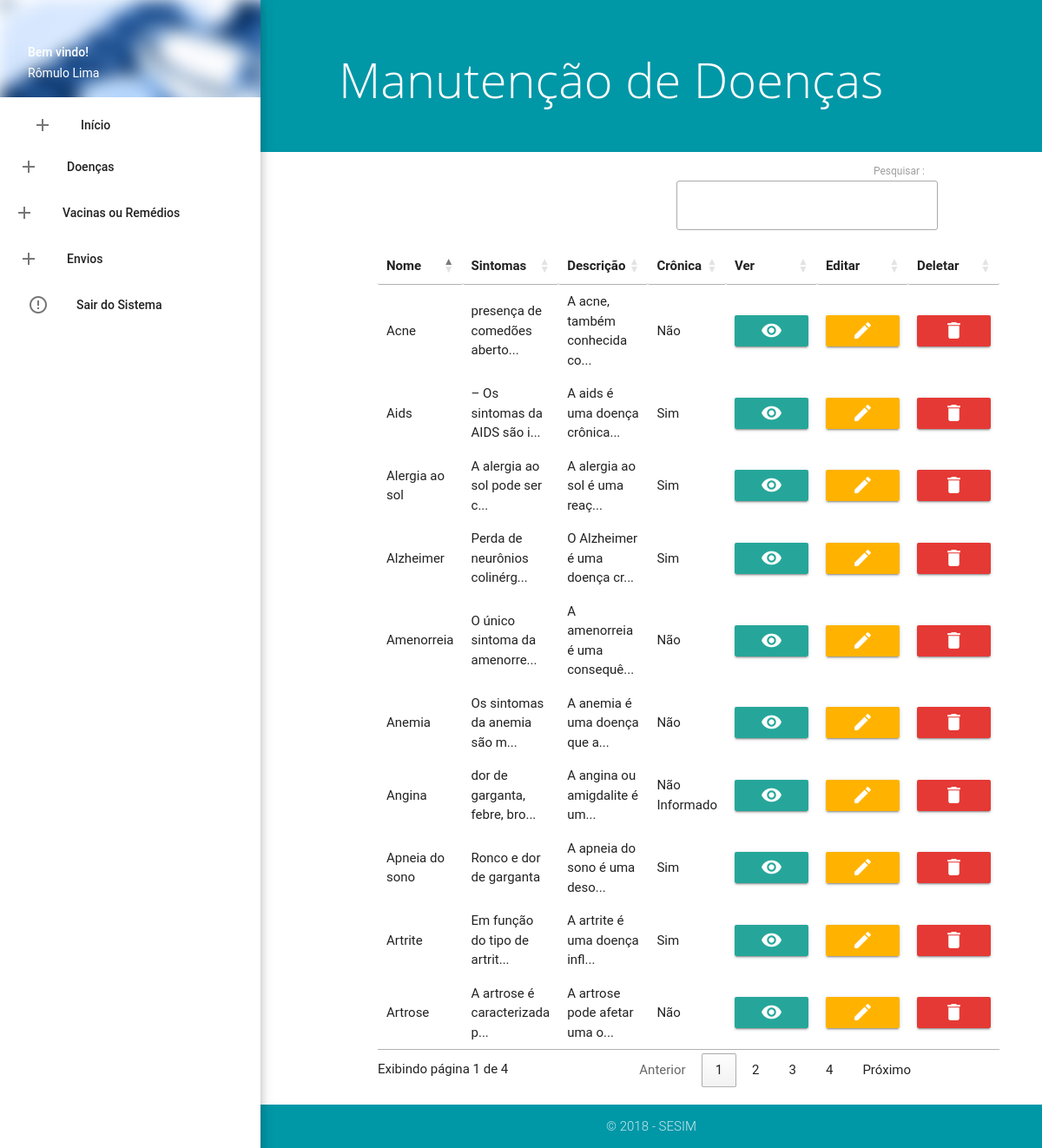
/tcc/admin/man-d.php (signed in), run on the app's committed database.
### tables this page shows
CREATE TABLE `tb_doenca` (
  `id_doenca` int(11) NOT NULL,
  `nome_doenca` varchar(250) NOT NULL,
  `doenca_cronica` varchar(45) NOT NULL,
  `sintomas_doenca` longtext NOT NULL,
  `desc_doenca` longtext NOT NULL
);

### tcc/admin/man-d.php (the view, shortened to what this page needs)
<!DOCTYPE html>
<html>
  <head>
    <?php include('include/header.php'); ?>
  </head>
  <body>
    <?php include('include/menu.php'); ?>
    <main>
    <section class="content">
        <div class="page-announce valign-wrapper cyan darken-2"><h1 class="page-announce-text valign">Manutenção de Doenças</h1></div>
  <div class="container">
    <table id="example" class="mdl-data-table" style="height:100px;">
      <thead>
        <tr>
          <th>Nome</th>
          <th>Sintomas</th>
          <th>Descrição</th>
          <th>Crônica</th>
          <th>Ver</th>
          <th>Editar</th>
          <th>Deletar</th>
        </tr>
      </thead>
      <tbody>
        <?php
        include('../config/conect.php');
                      $select = "SELECT * FROM tb_doenca ORDER BY id_doenca DESC";
                       try {
                          $result = $con->prepare($select);
                          $result->execute();
                          $contar = $result->rowCount();
                              if ($contar>0) {
                                              while ($exibir = $result->FETCH(PDO::FETCH_OBJ)) { ?>
          <tr>
            <td><?php echo $exibir->nome_doenca; ?></td>
            <td><?php echo mb_strimwidth("$exibir->sintomas_doenca", 0, 30, "..."); ?></td>
            <td><?php echo mb_strimwidth("$exibir->desc_doenca", 0, 30, "..."); ?></td>
            <td><?php echo $exibir->doenca_cronica; ?></td>
            <td><a href="ver-d.php?id=<?php echo $exibir->id_doenca; ?>" class="waves-effect waves-light btn"><i class="material-icons" style="font-size:25px;">visibility
            </i></a></td>
            <td><a href="edit-d.php?idup=<?php echo $exibir->id_doenca; ?>" class="waves-effect waves-light btn amber darken-1"><i style="font-size:25px;" class="material-icons" >edit</i></a></td>
            <td><a onclick="return confirm('Deseja realmente deletar?')" href="delete-d.php?idDel=<?php echo $exibir->id_doenca; ?>" class="waves-effect waves-light btn red darken-1"><i style="font-size:25px;" class="material-icons">delete</i></a></td>
          </tr>
          <?php
                                            }
                                          }else{
                                            echo '<div class="alert alert-danger"> <strong>Aviso ! </strong> Não há há dados cadastrados :(</div>';
                                          }
                      }catch (PDOException $e) {
                        echo '<div class ="alert alert-danger">Algo deu errado, por favor tente novamente :( </div>';
                      }
                ?>
      </tbody>
    </table>
  </div>
    </section>
    </main>
    <?php include('include/rodape.php'); ?>
  </body>
</html>

### tcc/admin/include/menu.php (shortened to what this page needs)
 <?php
    include ('../config/conect.php');
  $select="SELECT * FROM tb_admin WHERE email_admin='".$_SESSION['loginAdmin']."'";
  try{
    $result = $con->prepare($select);
    $result->bindParam(':id',$id,PDO::PARAM_INT);
    $result->execute();
    $contar = $result-> rowCount();
    if ($contar > 0) {
      while ($show = $result->FETCH(PDO::FETCH_OBJ)) {
         $nome = $show->nome_admin;
       }
     }else{
      echo '<div class="alert alert-danger"><strong>Aviso!</strong> Não há dados com o id (parametro) informado :(</div>';
     }
  }catch(PDOException $e){
    echo "<b>Erro de select no PDO</b> ".$e->getMessage();
  }
  ?>
<ul id="slide-out" class="side-nav fixed z-depth-4">
  <li>
    <div class="userView">
      <div class="background">
        <img src="assets/img/admin.jpg" style="filter: blur(10px);">
      </div>
      <a href="home.php"><span class="white-text name">Bem vindo!</span></a>
      <a href="home.php"><span class="white-text email"><?php echo utf8_encode($nome); ?></span></a>
    </div>
  </li>
  <li>
    <form class="sidebar-form">
      <li><a href="home.php"><i class="material-icons left">add</i>Início</a></li>
          <li class="no-padding">
    <ul class="collapsible collapsible-accordion">
      <li>
        <a class="collapsible-header"><i class="material-icons left">add</i>Doenças</a>
      </li>
    </ul>
  </form>
  </li>
  <li class="no-padding">
    <ul class="collapsible collapsible-accordion">
      <li>
        <a class="collapsible-header"><i class="material-icons left">add</i>Vacinas ou Remédios</a>
      </li>
    </ul>
  </li>
        <li>
    <form class="sidebar-form">
          <li class="no-padding">
    <ul class="collapsible collapsible-accordion">
      <li>
        <a class="collapsible-header"><i class="material-icons left">add</i>Envios</a>
      </li>
    </ul>
  </form>
  </li>
   <li><a href="?sair" onclick="return confirm('Deseja realmente sair do sistema?')"><i class="material-icons">error_outline</i>Sair do Sistema</a></li>
</ul>

### tcc/admin/assets/css/custom.css (style rules this page uses)
@media (min-width:993px) { main, footer { padding-left: 300px; } }
form.sidebar-form { margin: 5px; }
div.page-announce { min-height: 175px; height: auto; background-color: #f4425c; padding: 40px; margin-bottom: 10px; }
h1.page-announce-text { font-family: 'Open Sans', sans-serif; font-weight: 100; font-size: 56px; color: #fff; line-height: 0.5em; margin-left: 50px; }
body { display: flex; min-height: 100vh; flex-direction: column; }
main { flex: 1 0 auto; }

### data on the page
tb_doenca: nome_doenca "Aids", sintomas_doenca "– Os sintomas da AIDS são i...", desc_doenca "A aids é uma doença crônica...", doenca_cronica "Sim"
tb_doenca: nome_doenca "Artrite", sintomas_doenca "Em função do tipo de artrit...", desc_doenca "A artrite é uma doença infl...", doenca_cronica "Sim"
tb_doenca: nome_doenca "Artrose", sintomas_doenca "A artrose é caracterizada p...", desc_doenca "A artrose pode afetar uma o...", doenca_cronica "Não"
tb_doenca: nome_doenca "Anemia", sintomas_doenca "Os sintomas da anemia são m...", desc_doenca "A anemia é uma doença que a...", doenca_cronica "Não"
tb_doenca: nome_doenca "Apneia do sono", sintomas_doenca "Ronco e dor de garganta", desc_doenca "A apneia do sono é uma deso...", doenca_cronica "Sim"
tb_doenca: nome_doenca "Angina", sintomas_doenca "dor de garganta, febre, bro...", desc_doenca "A angina ou amigdalite é um...", doenca_cronica "Não Informado"
tb_doenca: nome_doenca "Amenorreia", sintomas_doenca "O único sintoma da amenorre...", desc_doenca "A amenorreia é uma consequê...", doenca_cronica "Não"
tb_doenca: nome_doenca "Alzheimer", sintomas_doenca "Perda de neurônios colinérg...", desc_doenca "O Alzheimer é uma doença cr...", doenca_cronica "Sim"
tb_doenca: nome_doenca "Alergia ao sol", sintomas_doenca "A alergia ao sol pode ser c...", desc_doenca "A alergia ao sol é uma reaç...", doenca_cronica "Sim"
tb_doenca: nome_doenca "Acne", sintomas_doenca "presença de comedões aberto...", desc_doenca "A acne, também conhecida co...", doenca_cronica "Não"

### other printed values
utf8_encode($nome) "Rômulo Lima"
